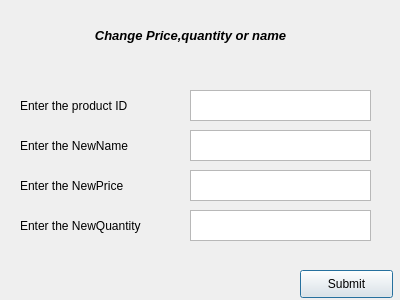
<?xml version="1.0" encoding="UTF-8"?>
<ui version="4.0">
 <class>other</class>
 <widget class="QDialog" name="other">
  <property name="geometry">
   <rect>
    <x>0</x>
    <y>0</y>
    <width>400</width>
    <height>300</height>
   </rect>
  </property>
  <property name="windowTitle">
   <string>Dialog</string>
  </property>
  <widget class="QLabel" name="label">
   <property name="geometry">
    <rect>
     <x>20</x>
     <y>90</y>
     <width>201</width>
     <height>31</height>
    </rect>
   </property>
   <property name="text">
    <string>Enter the product ID</string>
   </property>
  </widget>
  <widget class="QLabel" name="label_2">
   <property name="geometry">
    <rect>
     <x>30</x>
     <y>10</y>
     <width>321</width>
     <height>51</height>
    </rect>
   </property>
   <property name="text">
    <string>&lt;html&gt;&lt;head/&gt;&lt;body&gt;&lt;p align=&quot;center&quot;&gt;&lt;span style=&quot; font-size:10pt; font-weight:600; font-style:italic;&quot;&gt;Change Price,quantity or name&lt;/span&gt;&lt;/p&gt;&lt;/body&gt;&lt;/html&gt;</string>
   </property>
  </widget>
  <widget class="QLabel" name="label_3">
   <property name="geometry">
    <rect>
     <x>20</x>
     <y>130</y>
     <width>171</width>
     <height>31</height>
    </rect>
   </property>
   <property name="text">
    <string>Enter the NewName</string>
   </property>
  </widget>
  <widget class="QLabel" name="label_4">
   <property name="geometry">
    <rect>
     <x>20</x>
     <y>170</y>
     <width>171</width>
     <height>31</height>
    </rect>
   </property>
   <property name="text">
    <string>Enter the NewPrice</string>
   </property>
  </widget>
  <widget class="QLabel" name="label_5">
   <property name="geometry">
    <rect>
     <x>20</x>
     <y>210</y>
     <width>171</width>
     <height>31</height>
    </rect>
   </property>
   <property name="text">
    <string>Enter the NewQuantity</string>
   </property>
  </widget>
  <widget class="QTextEdit" name="textEdit">
   <property name="geometry">
    <rect>
     <x>190</x>
     <y>90</y>
     <width>181</width>
     <height>31</height>
    </rect>
   </property>
  </widget>
  <widget class="QTextEdit" name="textEdit_2">
   <property name="geometry">
    <rect>
     <x>190</x>
     <y>130</y>
     <width>181</width>
     <height>31</height>
    </rect>
   </property>
  </widget>
  <widget class="QTextEdit" name="textEdit_3">
   <property name="geometry">
    <rect>
     <x>190</x>
     <y>170</y>
     <width>181</width>
     <height>31</height>
    </rect>
   </property>
  </widget>
  <widget class="QTextEdit" name="textEdit_4">
   <property name="geometry">
    <rect>
     <x>190</x>
     <y>210</y>
     <width>181</width>
     <height>31</height>
    </rect>
   </property>
  </widget>
  <widget class="QPushButton" name="pushButton">
   <property name="geometry">
    <rect>
     <x>300</x>
     <y>270</y>
     <width>93</width>
     <height>28</height>
    </rect>
   </property>
   <property name="text">
    <string>Submit</string>
   </property>
  </widget>
 </widget>
 <resources/>
 <connections/>
</ui>
